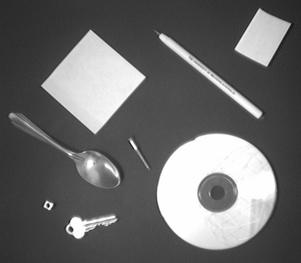
%> input picture include/edge_re_linking/LineSegments/example/shapessm.jpg, 301 x 263 px
$ octave --eval "code;"   (GNU Octave 9; MATLAB toolbox functions it lacks are replaced by stand-ins)
%> lines starting %> are read from the running program, lines starting %| are printed output that depends on the picture; in (x1, y1, x2, y2) boxes, pixels count from 0 and x2, y2 are one past the last pixel; in counts of white or black regions, pixels touching at a corner belong together; the program's own positions count from 1
### include/edge_re_linking/LineSegments/edgelink.m
% EDGELINK - Link edge points in an image into lists
%
% Usage: [edgelist edgeim] = edgelink(im, minlength, location)
%
% Arguments:  im         - Binary edge image, it is assumed that edges
%                          have been thinned.
%             minlength  - Optional minimum edge length of interest, defaults
%                          to 1 if omitted or specified as [].
%             location   - Optional complex valued image holding subpixel
%                          locations of edge points. For any pixel the
%                          real part holds the subpixel row coordinate of
%                          that edge point and the imaginary part holds
%                          the column coordinate.  See NONMAXSUP.  If
%                          this argument is supplied the edgelists will
%                          be formed from the subpixel coordinates,
%                          otherwise the the integer pixel coordinates of
%                          points in 'im' are used.
%
% Returns:  edgelist - a cell array of edge lists in row,column coords in
%                      the form
%                     { [r1 c1   [r1 c1   etc }
%                        r2 c2    ...
%                        ...
%                        rN cN]   ....]
%
%           edgeim   - Image with pixels labeled with edge number. Note that
%                      this image also includes edges that do not meet the
%                      minimum length specification.  If you want to see just
%                      the edges that meet the specification you should pass
%                      the edgelist to DRAWEDGELIST.
%
%
% This function links edge points together into lists of coordinate pairs.
% Where an edge junction is encountered the list is terminated and a separate
% list is generated for each of the branches.
%
% See also:  DRAWEDGELIST, LINESEG, MAXLINEDEV, CLEANEDGELIST, FINDENDSJUNCTIONS
%
% Bugs: This code has caused me much grief on and off.  I keep discovering cases
% that do not get handled properly. The logic has grown in a way that is less
% structured than I would like.  At the moment I am aware that if there are two
% adjacent junction points things may go a bit astray.
%
% You may find a few edges that are needlessly broken into two, or more,
% segements.  This should be fixed up by CLEANEDGELIST which gets called if
% you specify a non-empty value for minlength.  Use a value of 0 if you want to
% fix this without trimming small edges.
%
% It may be that you encounter problems in the call to CLEANEDGELIST (which
% has perhaps caused me even more grief).  By calling edgelink with just the
% image arguments, or with an empty value for minlength, CLEANEDGELIST will
% not be called, and you will be spared any errors there.


% Acknowledgement:
% Some of this code is inspired by David Lowe's Link.c function from the
% Vista image processing library developed at the University of British
% Columbia
%    http://www.cs.ubc.ca/nest/lci/vista/vista.html

% Copyright (c) 2001-2007 Peter Kovesi
% School of Computer Science & Software Engineering
% The University of Western Australia
% http://www.csse.uwa.edu.au/
%
% Permission is hereby granted, free of charge, to any person obtaining a copy
% of this software and associated documentation files (the "Software"), to deal
% in the Software without restriction, subject to the following conditions:
%
% The above copyright notice and this permission notice shall be included in
% all copies or substantial portions of the Software.
%
% The Software is provided "as is", without warranty of any kind.

% February  2001 - Original version
% September 2004 - Revised to allow subpixel edge data to be used
% November  2006 - Changed so that edgelists start and stop at every junction
% January   2007 - Prefiltering to to discard isolated pixels and the
%                  problems they cause(thanks to Jeff Copeland)
% January   2007 - Fixes to ensure closed loops are closed, and a few other
%                  cases are handled better


function [edgelist, edgeim] = edgelink(im, minlength, location)

    global EDGEIM;      % Some global variables to avoid passing (and
                        % copying) of arguments, this improves speed.
    global ROWS;
    global COLS;
    global RJ;
    global CJ;

    EDGEIM = im ~= 0;                     % make sure image is binary.
    EDGEIM = bwmorph(EDGEIM,'clean');     % Remove isolated pixels
    EDGEIM = bwmorph(EDGEIM,'skel',Inf);  % and make sure edges are thinned. I
                                          % think using 'skel' is better than 'thin'

    % Find endings and junctions in edge data
    [RJ, CJ, re, ce] = findendsjunctions(EDGEIM);

    EDGEIM = double(EDGEIM);   % Convert to double to allow the use of -ve labelings
    [ROWS, COLS] = size(EDGEIM);
    edgeNo = 0;

    % Perform raster scan through image looking for edge points.  When a
    % point is found trackedge is called to find the rest of the edge
    % points.  As it finds the points the edge image pixels are labeled
    % with the -ve of their edge No

    for r = 1:ROWS
	for c = 1:COLS
	    if EDGEIM(r,c) == 1
		edgepoints = trackedge(r,c, edgeNo);
		if ~isempty(edgepoints)
		    edgeNo = edgeNo + 1;
		    edgelist{edgeNo} = edgepoints;
		end
	    end
	end
    end

    edgeim = -EDGEIM;  % Finally negate image to make edge encodings +ve.


    % Eliminate isolated edges and spurs that are below the minimum length

    if nargin >= 2 && ~isempty(minlength)
	edgelist = cleanedgelist(edgelist, minlength);

    else  % Call cleanedgelist with 0 minlength anyway to fix spurrious nodes
          % that may exist due to problem with EDGELINK at points where
          % junctions are adjacent.
	edgelist = cleanedgelist(edgelist, 0);
    end


    % If subpixel edge locations are supplied upgrade the integer precision
    % edgelists that were constructed with data from 'location'.
    if nargin == 3
	for I = 1:length(edgelist)
	    ind = sub2ind(size(im),edgelist{I}(:,1),edgelist{I}(:,2));
	    edgelist{I}(:,1) = real(location(ind))';
	    edgelist{I}(:,2) = imag(location(ind))';
	end
    end


%----------------------------------------------------------------------
% TRACKEDGE
%
% Function to track all the edge points associated with a start point.  From a
% given starting point it tracks in one direction, storing the coords of the
% edge points in an array and labelling the pixels in the edge image with the
% -ve of their edge number. This continues until no more connected points are
% found, or a junction point is encountered.  At this point the function returns
% to the start point and tracks in the opposite direction.
%
% Usage:   edgepoints = trackedge(rstart, cstart, edgeNo)
%
% Arguments:   rstart, cstart   - row and column No of starting point
%              edgeNo           - the current edge number
%              minlength        - minimum length of edge to accept
%
% Returns:     edgepoints       - Nx2 array of row and col values for
%                                 each edge point.

% [67 lines left out: function trackedge, not called in this run]


%----------------------------------------------------------------------
%
% NEXTPOINT
%
% Function finds a point that is 8 connected to an existing edge point
%

% [71 lines left out: function nextpoint, not called in this run]


%------------------------------------------------------------------------
% Function to test whether a location in the image is a junction point.
% Note that for speed this code has been hard wired into NEXTPOINT.

% [5 lines left out: function isjunction, not called in this run]

%------------------------------------------------------------------------
% Function to get the values of the 8 neighbouring pixels surrounding a point
% of interest.  The values are ordered from the top-left point going
% anti-clockwise around the pixel.
% [20 lines left out: function neighbours, not called in this run]


### include/edge_re_linking/LineSegments/findendsjunctions.m
% FINDENDSJUNCTIONS - find junctions and endings in a line/edge image
%
% Usage: [rj, cj, re, ce] = findendsjunctions(edgeim, disp)
%
% Arguments:  edgeim - A binary image marking lines/edges in an image.  It is
%                      assumed that this is a thinned or skeleton image (or
%                      nearly so).
%             disp   - An optional flag 0/1 to indicate whether the edge
%                      image should be plotted with the junctions and endings
%                      marked.  This defaults to 0.
%
% Returns:    rj, cj - Row and column coordinates of junction points in the
%                      image.
%             re, ce - Row and column coordinates of end points in the
%                      image.

% Copyright (c) 2006 Peter Kovesi
% School of Computer Science & Software Engineering
% The University of Western Australia
% pk at csse uwa edu au
% http://www.csse.uwa.edu.au/
%
% Permission is hereby granted, free of charge, to any person obtaining a copy
% of this software and associated documentation files (the "Software"), to deal
% in the Software without restriction, subject to the following conditions:
%
% The above copyright notice and this permission notice shall be included in
% all copies or substantial portions of the Software.
%
% The Software is provided "as is", without warranty of any kind.

% November 2006

function [rj, cj, re, ce] = findendsjunctions(edgeim, disp)

    if nargin == 1
	disp = 0;
    end

    % Ensure edge/line image really is thinnned otherwise tests for junctions
    % and endings may fail.
    b = bwmorph(edgeim,'skel',Inf);

    % Set up look up table to find junctions.  To do this we use the function
    % defined at the end of this file to test that the centre pixel within a 3x3
    % neighbourhood is a junction.
    lut = makelut(@junction, 3);
    junctions = applylut(b, lut);
    [rj,cj] = find(junctions);

    % Set up a look up table to find endings.
    lut = makelut(@ending, 3);
    ends = applylut(b, lut);
    [re,ce] = find(ends);

    if disp
	show(edgeim,1), hold on
	plot(cj,rj,'r+')
	plot(ce,re,'g+')
    end

%----------------------------------------------------------------------
% Function to test whether the centre pixel within a 3x3 neighbourhood is a
% junction. The centre pixel must be set and the number of transitions/crossings
% between 0 and 1 as one traverses the perimeter of the 3x3 region must be 6 or
% 8.
%
% Pixels in the 3x3 region are numbered as follows
%
%       1 4 7
%       2 5 8
%       3 6 9

function b = junction(x)

    a = [x(1) x(2) x(3) x(6) x(9) x(8) x(7) x(4)];
    b = [x(2) x(3) x(6) x(9) x(8) x(7) x(4) x(1)];
    crossings = sum(abs(a-b));

    b = x(5) && crossings >= 6;

%----------------------------------------------------------------------
% Function to test whether the centre pixel within a 3x3 neighbourhood is an
% ending. The centre pixel must be set and the number of transitions/crossings
% between 0 and 1 as one traverses the perimeter of the 3x3 region must be 2.
%
% Pixels in the 3x3 region are numbered as follows
%
%       1 4 7
%       2 5 8
%       3 6 9

function b = ending(x)
    a = [x(1) x(2) x(3) x(6) x(9) x(8) x(7) x(4)];
    b = [x(2) x(3) x(6) x(9) x(8) x(7) x(4) x(1)];
    crossings = sum(abs(a-b));

    b = x(5) && crossings == 2;


### include/edge_re_linking/LineSegments/lineseg.m
% LINESEG - Form straight line segements from an edge list.
%
% Usage: seglist = lineseg(edgelist, tol)
%
% Arguments:  edgelist - Cell array of edgelists where each edgelist is an
%                        Nx2 array of (row col) coords.
%             tol      - Maximum deviation from straight line before a
%                        segment is broken in two (measured in pixels).
% Returns:
%             seglist  - A cell array of in the same format of the input
%                        edgelist but each seglist is a subsampling of its
%                        corresponding edgelist such that straight line
%                        segments between these subsampled points do not
%                        deviate from the original points by more than tol.
%
% This function takes each array of edgepoints in edgelist, finds the
% size and position of the maximum deviation from the line that joins the
% endpoints, if the maximum deviation exceeds the allowable tolerance the
% edge is shortened to the point of maximum deviation and the test is
% repeated.  In this manner each edge is broken down to line segments,
% each of which adhere to the original data with the specified tolerance.
%
% See also:  EDGELINK, MAXLINEDEV, DRAWEDGELIST
%

% Copyright (c) 2000-2006 Peter Kovesi
% School of Computer Science & Software Engineering
% The University of Western Australia
% http://www.csse.uwa.edu.au/
%
% Permission is hereby granted, free of charge, to any person obtaining a copy
% of this software and associated documentation files (the "Software"), to deal
% in the Software without restriction, subject to the following conditions:
%
% The above copyright notice and this permission notice shall be included in
% all copies or substantial portions of the Software.
%
% The Software is provided "as is", without warranty of any kind.

% December 2000 - Original version
% February 2003 - Added the returning of nedgelist data.
% December 2006 - Changed so that separate cell arrays of line segments are
%                 formed, in the same format used for edgelists


function seglist = lineseg(edgelist, tol)

    Nedge = length(edgelist);
    seglist = cell(1,Nedge);

    for e = 1:Nedge
        y = edgelist{e}(:,1);   % Note that (col, row) corresponds to (x,y)
	x = edgelist{e}(:,2);

	fst = 1;                % Indices of first and last points in edge
	lst = length(x);        % segment being considered.

	Npts = 1;
	seglist{e}(Npts,:) = [y(fst) x(fst)];

	while  fst<lst
	    [m,i] = maxlinedev(x(fst:lst),y(fst:lst));  % Find size & posn of
                                                        % maximum deviation.

	    while m > tol       % While deviation is > tol
		lst = i+fst-1;  % Shorten line to point of max deviation by adjusting lst
		[m,i] = maxlinedev(x(fst:lst),y(fst:lst));
	    end

	    Npts = Npts+1;
	    seglist{e}(Npts,:) = [y(lst) x(lst)];

	    fst = lst;        % reset fst and lst for next iteration
	    lst = length(x);
	end
    end


### include/edge_re_linking/LineSegments/drawseg.m
% DRAWSEG - Draws a series of line segments stored in an Nx4 array.
%
% Usage: drawseg(seglist, figNo, lw, col, marker);
%
%         seglist - an Nx4 array storing line segments in the form
%                    [x1 y1 x2 y2
%                     x1 y1 x2 y2
%                         . .     ] etc
%         figNo   - optional figure number
%         lw      - optional line width
%         col     - optional 3-vector specifying the colour
%         marker  - optional character specifying a marker to be plotted at
%                   the end of each segment, eg '*'
%
%
% See also:  EDGELINK, LINESEG, MAXLINEDEV, MERGESEG
%

% Copyright (c) 2000-2005 Peter Kovesi
% School of Computer Science & Software Engineering
% The University of Western Australia
% http://www.csse.uwa.edu.au/
%
% Permission is hereby granted, free of charge, to any person obtaining a copy
% of this software and associated documentation files (the "Software"), to deal
% in the Software without restriction, subject to the following conditions:
%
% The above copyright notice and this permission notice shall be included in
% all copies or substantial portions of the Software.
%
% The Software is provided "as is", without warranty of any kind.

% December 2000  Original version
% August   2006  Added option to specify marker plotted at end points

function drawseg(seglist, figNo, lw, col, marker);

    if nargin >= 2
	figure(figNo);
    end

    if nargin < 3
	lw = 1;
	col = [0 0 1];
    elseif nargin < 4
	col = [0 0 1];
    end

    if nargin == 5  % A marker was specified
	plotMarkers = true;
    else
	plotMarkers = false;
    end

    clf

    Nseg = size(seglist,1);

    hold on
    for s = 1:Nseg
	line([seglist(s,1) seglist(s,3)], [seglist(s,2) seglist(s,4)],...
	     'LineWidth',lw, 'Color',col);
	if plotMarkers
	    hold on
	    plot([seglist(s,1) seglist(s,3)], [seglist(s,2) seglist(s,4)],marker);
	end
    end

    axis('equal'), axis('ij')

### include/edge_re_linking/LineSegments/example/codeold.m
function code

    % Read the sample image in
    im = imread('shapessm.jpg');
%> im is the input picture: size 263x301 uint8; min 14, max 255, mean 106.3

    % Find edges using the Canny operator with hysteresis thresholds of 0.1
    % and 0.2 with smoothing parameter sigma set to 1.
    edgeim = edge(im,'canny', [0.1 0.2], 1);
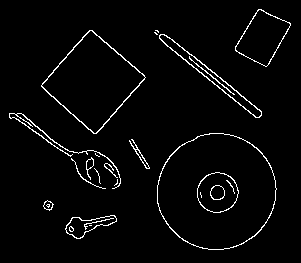
%> edgeim: size 263x301 logical; 3.1% white in thin lines or dots, all inside (x1, y1, x2, y2) = (9, 9, 291, 250)

    figure(1), imshow(edgeim); truesize(1)

    % Link edge pixels together into lists of sequential edge points, one
    % list for each edge contour.  Discard contours less than 10 pixels long.
    [edgelist, labelededgeim] = edgelink(edgeim, 10);
%> in edgelink, `EDGEIM = bwmorph(EDGEIM,'skel',Inf);`:
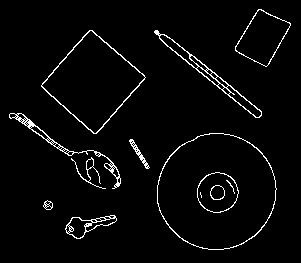
%> EDGEIM: size 263x301 logical; 3.4% white in thin lines or dots, all inside (x1, y1, x2, y2) = (9, 9, 291, 250)
%> in findendsjunctions, `b = bwmorph(edgeim,'skel',Inf);`:
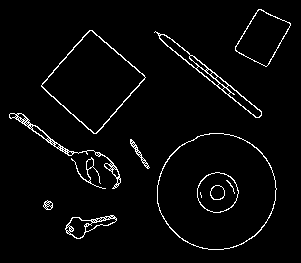
%> b: size 263x301 logical; 3.3% white in thin lines or dots, all inside (x1, y1, x2, y2) = (9, 9, 291, 250)
%> in findendsjunctions, `junctions = applylut(b, lut);`:
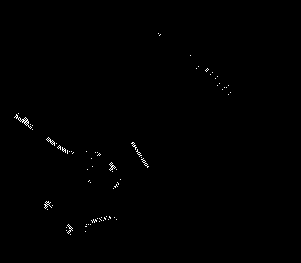
%> junctions: size 263x301 double; values 0 (black) and 1 (white), 0.39% white in thin lines or dots, all inside (x1, y1, x2, y2) = (14, 33, 231, 235)
%> in findendsjunctions, `[rj,cj] = find(junctions);`: rj = 308 values from 34 to 235; cj = 308 values from 15 to 231
%> in findendsjunctions, `ends = applylut(b, lut);`:
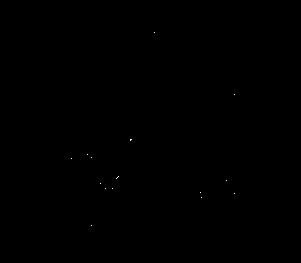
%> ends: size 263x301 double; values 0 (black) and 1 (white), 0.02% white in thin lines or dots, all inside (x1, y1, x2, y2) = (71, 32, 235, 226)
%> in findendsjunctions, `[re,ce] = find(ends);`: re = 19 values from 33 to 226; ce = 19 values from 72 to 235
%> in edgelink, `[RJ, CJ, re, ce] = findendsjunctions(EDGEIM);`: RJ = 308 values, max 235 at index 146, min 34 at index 285, mean 160.6; CJ = 308 values from 15 to 231; re = 19 values, max 226 at index 4, min 33 at index 14, mean 163.6; ce = 19 values from 72 to 235
%> after the loop in edgelink, `for r = 1:ROWS`: edgeNo = 773; edgelist = 773 items; edgepoints = [248 234]
%> in edgelink, `edgeim = -EDGEIM;`:
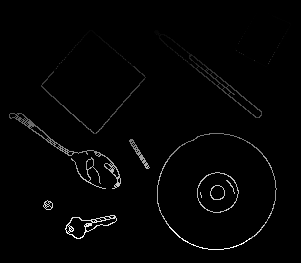
%> edgeim: size 263x301 double; min 0, max 772, mean 12.3; drawn with min black and max white
%> in edgelink, `edgelist = cleanedgelist(edgelist, minlength);`: edgelist = 163 items
%> edgelist = 163 items

    % Display the labeled edge image with separate colours for each
    % distinct edge (choose your favorite colourmap!)
    figure(2), imagesc(labelededgeim); colormap(vga),
%> (this line was passed over: vga is not available in this run)
    axis image, axis off, truesize(2)
%> after `truesize(2)`:
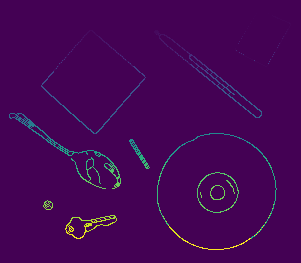
%> displayed picture: size 263x301x3, on the screen's scale of 0 to 255; mean R, G, B 68.4, 5.4, 84.9

    % Fit line segments to the edgelists with the following parameters:
    tol = 2;         % Line segments are fitted with maximum deviation from
		     % original edge of 2 pixels.
    angtol = 0.05;   % Segments differing in angle by less than 0.05 radians
    linkrad = 2;     % and end points within 2 pixels will be merged.
    %[seglist, nedgelist] = lineseg(edgelist, tol, angtol, linkrad);
    [seglist] = lineseg(edgelist, tol);
%> in lineseg, `Nedge = length(edgelist);`: Nedge = 163
%> in lineseg, `seglist = cell(1,Nedge);`: seglist = 163 items
%> the loop in lineseg, `for e = 1:Nedge` made 163 passes
%> (y, x) on passes 5 to 7: ([34; 34; 33; 32; 32; 32; 33], [159; 158; 157; 158; 157; 156; 156]), ([34; 33], [159; 158]), ([34; 34; 35], [159; 160; 161])
%> seglist = 163 items
    % Draw the fitted line segments stored in seglist in figure window 3 with
    % a linewidth of 2
    drawseg(seglist, 3, 2); axis off
%> in drawseg, `Nseg = size(seglist,1);`: Nseg = 1
%> the loop in drawseg, `for s = 1:Nseg` made 1 pass

%    figure(1), print -Pjpg -r0 edgeim.jpg
%    figure(2), print -Pjpg -r0 labeledgeim.jpg
%    figure(3), print -Pjpg -r0 segmentim.jpg
